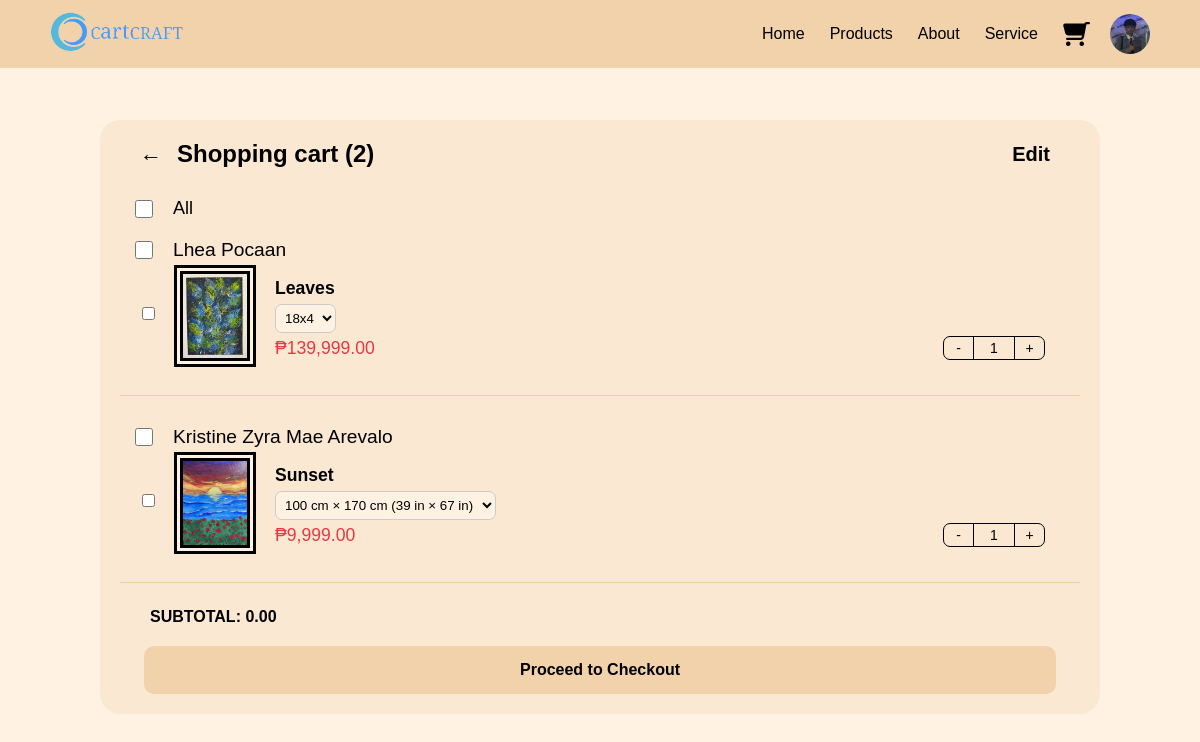
/Register/Login/Page/cart.php (signed in), run on the app's committed database.
### tables this page shows
CREATE TABLE `users` (
  `user_id` int(11) NOT NULL,
  `names` varchar(55) NOT NULL,
  `email` varchar(55) NOT NULL,
  `password` varchar(55) NOT NULL,
  `phone_number` varchar(255) NOT NULL,
  `date_registered` datetime NOT NULL DEFAULT current_timestamp(),
  `gcash_number` varchar(55) NOT NULL,
  `gcash_name` varchar(255) NOT NULL,
  `gcash_qr_code` varchar(255) NOT NULL,
  `street` varchar(55) NOT NULL,
  `barangay` varchar(55) NOT NULL,
  `municipality` varchar(55) NOT NULL,
  `province` varchar(55) NOT NULL,
  `zip_code` varchar(55) NOT NULL,
  `image` varchar(255) NOT NULL DEFAULT 'default.jpg',
  `user_type` char(1) NOT NULL DEFAULT 'u' COMMENT 'a - admin\r\nu - user',
  `user_status` char(1) NOT NULL DEFAULT 'a' COMMENT 'a - active\r\nb - banned\r\ni - inactive'
);

CREATE TABLE `products` (
  `product_id` int(11) NOT NULL,
  `artist_id` int(11) NOT NULL,
  `product_name` varchar(55) NOT NULL,
  `product_price` decimal(15,2) NOT NULL,
  `product_size` varchar(55) NOT NULL,
  `medium` varchar(55) NOT NULL,
  `description` varchar(10000) NOT NULL,
  `quantity` int(11) NOT NULL,
  `product_image` varchar(255) NOT NULL,
  `start_date` datetime DEFAULT NULL,
  `end_date` datetime DEFAULT NULL,
  `products_like` varchar(255) NOT NULL,
  `product_type` varchar(55) NOT NULL COMMENT 'f - fixed\r\nb - bid\r\nc - commission',
  `product_status` char(1) NOT NULL DEFAULT 'p' COMMENT 'p - pending\r\na - accepted\r\nd - declined'
);

CREATE TABLE `cart` (
  `cart_id` int(11) NOT NULL,
  `user_id` int(11) NOT NULL,
  `product_id` int(11) NOT NULL,
  `quantity` varchar(55) NOT NULL,
  `date_added` datetime NOT NULL DEFAULT current_timestamp()
);

### Register/Login/Page/cart.php (the view, shortened to what this page needs)
<?php
include 'cartcraft_db.php';
$user_id = $_SESSION['user_id'];
$sql = "SELECT * FROM users WHERE user_id = ?";
$stmt = $conn->prepare($sql);
$stmt->bind_param("i", $user_id);
$stmt->execute();
$result = $stmt->get_result();
$user = $result->fetch_assoc();
$userImage = $user['image'];
$sql = "
SELECT c.product_id, p.product_name, p.product_image AS image, p.product_price AS price,
       p.product_size, p.quantity AS stock_quantity, c.quantity, a.names AS artist_name
FROM cart AS c
JOIN products AS p ON c.product_id = p.product_id
JOIN artists AS a ON p.artist_id = a.artist_id
WHERE c.user_id = ?
ORDER BY c.date_added DESC
";
$stmt = $conn->prepare($sql);
$stmt->bind_param("i", $user_id);
$stmt->execute();
$result = $stmt->get_result();
$cart_items = [];
if ($result->num_rows > 0) {
    while ($row = $result->fetch_assoc()) {
        $row['sizes'] = explode(',', $row['product_size']);
        $cart_items[] = $row;
    }
}
$cart_items_by_artist = [];
foreach ($cart_items as $item) {
    $cart_items_by_artist[$item['artist_name']][] = $item;
}
?>
<!DOCTYPE html>
<html lang="en">
<head>
    <link rel="stylesheet" href="css/cart.css">
    <link rel="stylesheet" href="css/style.css">
    <link rel="stylesheet" href="css/all.min.css">
</head>
<body>
<nav>
    <header class="header">
        <a href="#" class="logo">
            <img class="craft" src="image/craft.png" alt="Logo">
        </a>
        <nav class="navbar" id="navbar">
    <a href="customersPage.php">Home</a>
    <a href="customersProduct.php">Products</a>
    <a href="about.php">About</a>
    <a href="services.php">Service</a>
    <a href="cart.php" class="cart-icon">
        <i class="fa-solid fa-cart-shopping"></i>
    </a>
    <div class="profile-dropdown">
        <div class="profile">
            <img src="image/<?php echo $userImage; ?>" alt="profile_pic" class="profile-pic">
        </div>
    </div>
</nav>
    </header>
</nav>
<div class="cart-container">
<div class="shopping-cart-header">
        <span class="arrow" onclick="window.location.href='customersProduct.php';">&#8592;</span>
        <h2 class="shopping">Shopping cart (<?php echo $result->num_rows; ?>)</h2>
        <span class="edit-btn" id="edit-btn" onclick="toggleEdit()">Edit</span>
    </div>
    <?php if (count($cart_items) > 0): ?>
        <form method="POST" action="checkout.php">
            <div class="cart-items">
                <div class="cart-item-header">
                    <input type="checkbox" id="select-all">
                    <label class="all-text" for="select-all">All</label>
                </div>
                <?php foreach ($cart_items_by_artist as $artist_name => $products): ?>
                    <div class="cart-item">
                        <div class="cart-item-header">
                            <input type="checkbox" class="artist-checkbox" data-artist="<?php echo htmlspecialchars($artist_name); ?>">
                            <span class="artist-name"><?php echo htmlspecialchars($artist_name); ?></span>
                        </div>
                        <?php foreach ($products as $item): ?>
                            <div class="cart-item-body">
                            <input
                                type="checkbox"
                                class="product-checkbox"
                                name="selected_products[]"
                                value="<?php echo $item['product_id']; ?>"
                                data-artist="<?php echo htmlspecialchars($artist_name); ?>"
                                data-price="<?php echo $item['price']; ?>"
                                data-quantity="<?php echo $item['quantity']; ?>"
                                <?php echo $item['stock_quantity'] == 0 ? 'disabled' : ''; ?>
                            >
                                <div class="product-image-container">
                                    <a href="customersProductDetail.php?id=<?php echo $item['product_id']; ?>">
                                        <img src="image/<?php echo htmlspecialchars($item['image']); ?>" alt="<?php echo htmlspecialchars($item['product_name']); ?>" class="product-image">
                                    </a>
                                </div>
                                <div class="product-details">
                                <a href="customersProductDetail.php?id=<?php echo $item['product_id']; ?>">
                                    <h3><?php echo htmlspecialchars($item['product_name']); ?></h3>
                                </a>
                                    <div class="size-selector">
                                        <select name="size[<?php echo $item['product_id']; ?>]">
                                            <?php foreach ($item['sizes'] as $size): ?>
                                                <option value="<?php echo htmlspecialchars(trim($size)); ?>"><?php echo htmlspecialchars(trim($size)); ?></option>
                                            <?php endforeach; ?>
                                        </select>
                                    </div>
                                    <div class="price">₱<?php echo number_format($item['price'], 2); ?></div>
                                </div>
                                <?php if ($item['stock_quantity'] == 0): ?>
                                    <p class="out-of-stock">Out of stock</p>
                                <?php else: ?>
                                <div class="quantity-selector">
                                    <button type="button" id="decrement" class="quantity-btn decrease" data-product-id="<?php echo $item['product_id']; ?>" data-price="<?php echo $item['price']; ?>">-</button>
                                    <span class="quantity" id="quantity-<?php echo $item['product_id']; ?>"><?php echo $item['quantity']; ?></span>
                                    <button type="button" id="increment" class="quantity-btn increase" data-product-id="<?php echo $item['product_id']; ?>" data-price="<?php echo $item['price']; ?>">+</button>
                                </div>
                                <?php endif; ?>
                            </div>
                        <?php endforeach; ?>
                    </div>
                <?php endforeach; ?>
                <div class="overall-subtotal">
                    <h3 class="sub-tot">Subtotal: <span id="overall-subtotal">0.00</span></h3>
                </div>
            </div>
            <button type="submit" class="checkout-btn">Proceed to Checkout</button>
        </form>
    <?php else: ?>
        <p>Your cart is empty. <a href="customersProduct.php">Continue Shopping</a></p>
    <?php endif; ?>
</div>
</body>
</html>

### Register/Login/Page/css/cart.css (style rules this page uses)
body { background-color: #fff2e2; }
.cart-icon { margin-right: 10px; color: #333; font-size: 24px !important; text-decoration: none; display: inline-flex; align-items: center; transform: scaleX(-1); }
.navbar { display: flex; }
.cart-container { width: 100%; max-width: 1000px; margin: auto; background-color: #fae8d2; padding: 20px; border-radius: 20px; margin-top: 120px; margin-bottom: 80px; }
.shopping-cart-header { display: flex; align-items: center; margin-bottom: 30px; margin-left: 20px; margin-right: 30px; }
.shopping-cart-header .arrow { font-size: 22px; cursor: pointer; margin-right: 15px; }
.shopping-cart-header h2 { margin: 0; }
.shopping-cart-header .edit-btn { margin-left: auto; cursor: pointer; color: #000; font-weight: bold; font-size: 20px; }
.shopping { font-size: 24px; margin: 0; margin-left: 10px; }
#select-all { width: 18px; height: 18px; margin-left: 15px; }
.all-text { font-size: 18px; }
.product-checkbox { margin-left: 7px; margin-bottom: 10px; }
.cart-items { display: flex; flex-direction: column; gap: 5px; }
.cart-item { border-radius: 8px; padding: 15px; display: flex; flex-direction: column; gap: 10px; border-bottom: 1px solid #f4cc9c; margin-bottom: 10px; padding-bottom: 30px; border-radius: 0%; }
.artist-name { font-size: 1.2em; color: #000; font-weight: 400; }
.cart-item-header { display: flex; align-items: center; gap: 10px; font-weight: 100; color: #000; }
.cart-item-body { display: flex; align-items: center; gap: 15px; }
.cart-item-header input[type="checkbox"], .cart-item-body input[type="checkbox"] { margin-right: 10px; }
.product-image { border: 3px solid #000000; box-shadow: 0 0 0 3px #fff2e2, 0 0 0 6px #000000; min-width: 70px; max-width: 150px; height: 90px; object-fit: cover; margin-right: 10px; }
.product-details { flex-grow: 1; }
.artist-checkbox { width: 18px; height: 18px; border: 2px solid black; cursor: pointer; }
.product-details h3 { font-size: 1.1rem; margin: 0; margin-bottom: 5px; color: #000; }
.product-details a { text-decoration: none; }
.price { color: #e63946; font-size: 1.1rem; margin-top: 5px; }
.size-selector { margin-top: 5px; }
.size-selector select { padding: 5px; border-radius: 7px; border: 1px solid #ccc; background-color: #fff2e2; }
.quantity-selector { display: flex; align-items: center; border: 1px solid #000; border-radius: 7px; margin-top: 60px; font-size: 14px; height: 24px; margin-right: 20px; }
#decrement { width: 30px; height: 24px; font-size: 1em; background-color: transparent; border: none; cursor: pointer; border-right: 1px solid #000; }
#increment { width: 30px; height: 24px; font-size: 1em; background-color: transparent; border: none; cursor: pointer; border-left: 1px solid #000; }
.quantity { width: 40px; text-align: center; border: none; background-color: transparent; font-size: 1em; }
.sub-tot { margin-left: 30px; margin-top: 10px; text-transform: uppercase; font-size: 16px; }
.checkout-btn { margin: 0 auto; display: block; margin-top: 20px; padding: 15px 15px; background-color: #f2d2ab; color: #000; font-weight: bold; font-size: 16px; border: none; border-radius: 10px; cursor: pointer; width: 95%; }

### Register/Login/Page/css/style.css (style rules this page uses)
* { margin: 0; padding: 0; box-sizing: border-box; font-family: "Poppins", sans-serif; }
.header { position: fixed; top: 0; left: 0; width: 100%; padding: 12px 50px; background: #f2d2ab; display: flex; justify-content: space-between; align-items: center; z-index: 100; }
.navbar { display: flex; align-items: center; }
.logo img { width: 134px; height: auto; }
.navbar a { position: relative; font-size: 16px; color: #000000; font-weight: 500; text-decoration: none; margin-left: 25px; }
.cart-icon { margin-right: 10px; color: #333; font-size: 24px !important; text-decoration: none; display: inline-flex; align-items: center; transform: scaleX(-1); }
.profile { width: 40px; height: 40px; display: flex; justify-content: center; align-items: center; background-color: #fff2e2; border-radius: 50%; margin-left: 10px; overflow: hidden; cursor: pointer; }
.profile img { width: 100%; height: 100%; object-fit: cover; }

### data on the page
users: image (picture)
cart: product.product_image (picture), product.product_name "Leaves", product "18x4", product.product_price "139,999.00", quantity "1"
cart: product.product_image (picture), product.product_name "Sunset", product "100 cm × 170 cm (39 in × 67 in)", product.product_price "9,999.00", quantity "1"

### other printed values
$result->num_rows "2"
$artist_name "Lhea Pocaan"
$artist_name "Kristine Zyra Mae Arevalo"
